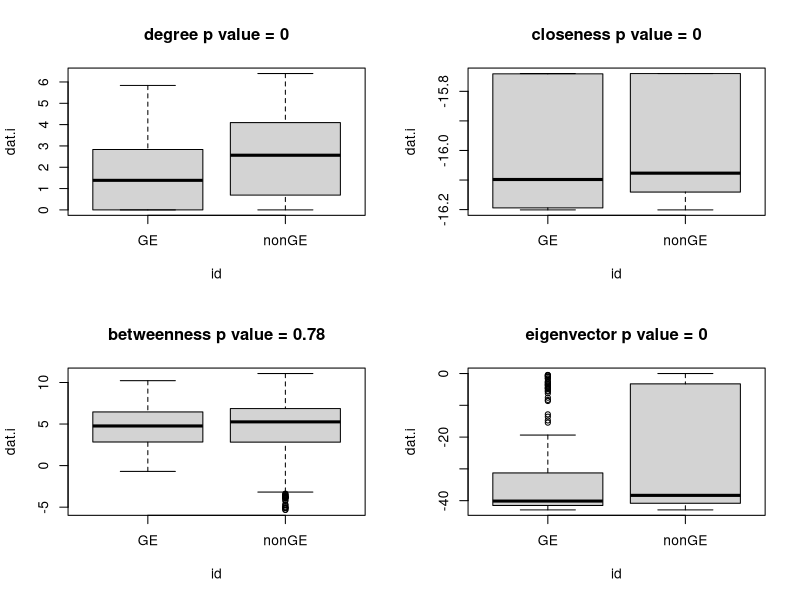

Recreate this plot in R.
rm(list=ls())

#libraries
library(igraph)

#data
dat.test<- read.csv("../data/gene_expression_net_feltus_main.csv")

genes <- read.csv("../data/Splitting Drought/Spring GxE.csv")

genes <- as.character(genes[,1])

layout(matrix(1:4,ncol=2))
for(i in 2:ncol(dat.test)){
  dat.i <- dat.test[which(is.finite(log(dat.test[,i]))==TRUE),]
  use <- which(dat.i[,1] %in% genes)
  id <- rep('nonGE',nrow(dat.i))
  id[use] <- 'GE'
  dat.i <- log(dat.i[,i])
  obs.i <- abs(mean(dat.i[use])-mean(dat.i[-use]))
  len1 <- c()
  for(j in 1:1000){
    use.j <- sample(1:length(id), length(use), replace=TRUE)
    met.j <- abs(mean(dat.i[use.j])-mean(dat.i[-use.j]))
    len1 <- c(len1,met.j)
  }
  p.i <- round(length(which(len1>obs.i)),4)/j
  boxplot(dat.i~id,main=paste0(colnames(dat.test)[i],' p value = ',p.i))
}